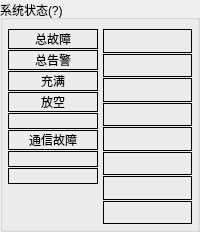
          <widget class="QGroupBox" name="G_SysStatus">
           <property name="minimumSize">
            <size>
             <width>120</width>
             <height>0</height>
            </size>
           </property>
           <property name="title">
            <string>系统状态(?)</string>
           </property>
           <layout class="QHBoxLayout" name="horizontalLayout_2">
            <property name="spacing">
             <number>5</number>
            </property>
            <property name="leftMargin">
             <number>5</number>
            </property>
            <property name="topMargin">
             <number>9</number>
            </property>
            <property name="rightMargin">
             <number>5</number>
            </property>
            <property name="bottomMargin">
             <number>5</number>
            </property>
            <item>
             <layout class="QVBoxLayout" name="verticalLayout_3">
              <property name="spacing">
               <number>1</number>
              </property>
              <property name="bottomMargin">
               <number>0</number>
              </property>
              <item>
               <widget class="QLabel" name="bSysErr">
                <property name="frameShape">
                 <enum>QFrame::Box</enum>
                </property>
                <property name="text">
                 <string>总故障</string>
                </property>
                <property name="alignment">
                 <set>Qt::AlignCenter</set>
                </property>
               </widget>
              </item>
              <item>
               <widget class="QLabel" name="bSysAlm">
                <property name="frameShape">
                 <enum>QFrame::Box</enum>
                </property>
                <property name="text">
                 <string>总告警</string>
                </property>
                <property name="alignment">
                 <set>Qt::AlignCenter</set>
                </property>
               </widget>
              </item>
              <item>
               <widget class="QLabel" name="bSysFull">
                <property name="frameShape">
                 <enum>QFrame::Box</enum>
                </property>
                <property name="text">
                 <string>充满</string>
                </property>
                <property name="alignment">
                 <set>Qt::AlignCenter</set>
                </property>
               </widget>
              </item>
              <item>
               <widget class="QLabel" name="bSysEmpty">
                <property name="frameShape">
                 <enum>QFrame::Box</enum>
                </property>
                <property name="text">
                 <string>放空</string>
                </property>
                <property name="alignment">
                 <set>Qt::AlignCenter</set>
                </property>
               </widget>
              </item>
              <item>
               <widget class="QLabel" name="bSysInit">
                <property name="frameShape">
                 <enum>QFrame::Box</enum>
                </property>
                <property name="lineWidth">
                 <number>1</number>
                </property>
                <property name="midLineWidth">
                 <number>0</number>
                </property>
                <property name="text">
                 <string/>
                </property>
                <property name="alignment">
                 <set>Qt::AlignCenter</set>
                </property>
                <property name="margin">
                 <number>0</number>
                </property>
               </widget>
              </item>
              <item>
               <widget class="QLabel" name="bSysCommErr">
                <property name="frameShape">
                 <enum>QFrame::Box</enum>
                </property>
                <property name="text">
                 <string>通信故障</string>
                </property>
                <property name="alignment">
                 <set>Qt::AlignCenter</set>
                </property>
               </widget>
              </item>
              <item>
               <widget class="QLabel" name="bSysBalance">
                <property name="frameShape">
                 <enum>QFrame::Box</enum>
                </property>
                <property name="text">
                 <string/>
                </property>
                <property name="alignment">
                 <set>Qt::AlignCenter</set>
                </property>
               </widget>
              </item>
              <item>
               <widget class="QLabel" name="bSysCharge">
                <property name="frameShape">
                 <enum>QFrame::Box</enum>
                </property>
                <property name="text">
                 <string/>
                </property>
                <property name="alignment">
                 <set>Qt::AlignCenter</set>
                </property>
               </widget>
              </item>
              <item>
               <spacer name="verticalSpacer_3">
                <property name="orientation">
                 <enum>Qt::Vertical</enum>
                </property>
                <property name="sizeHint" stdset="0">
                 <size>
                  <width>20</width>
                  <height>40</height>
                 </size>
                </property>
               </spacer>
              </item>
             </layout>
            </item>
            <item>
             <layout class="QVBoxLayout" name="verticalLayout_4">
              <property name="spacing">
               <number>1</number>
              </property>
              <item>
               <widget class="QLabel" name="bSysDischarge">
                <property name="frameShape">
                 <enum>QFrame::Box</enum>
                </property>
                <property name="frameShadow">
                 <enum>QFrame::Plain</enum>
                </property>
                <property name="text">
                 <string/>
                </property>
                <property name="alignment">
                 <set>Qt::AlignCenter</set>
                </property>
               </widget>
              </item>
              <item>
               <widget class="QLabel" name="bSysStop">
                <property name="frameShape">
                 <enum>QFrame::Box</enum>
                </property>
                <property name="text">
                 <string/>
                </property>
                <property name="alignment">
                 <set>Qt::AlignCenter</set>
                </property>
               </widget>
              </item>
              <item>
               <widget class="QLabel" name="bSys10">
                <property name="frameShape">
                 <enum>QFrame::Box</enum>
                </property>
                <property name="text">
                 <string/>
                </property>
                <property name="alignment">
                 <set>Qt::AlignCenter</set>
                </property>
               </widget>
              </item>
              <item>
               <widget class="QLabel" name="bSys11">
                <property name="frameShape">
                 <enum>QFrame::Box</enum>
                </property>
                <property name="text">
                 <string/>
                </property>
                <property name="alignment">
                 <set>Qt::AlignCenter</set>
                </property>
               </widget>
              </item>
              <item>
               <widget class="QLabel" name="bSys12">
                <property name="frameShape">
                 <enum>QFrame::Box</enum>
                </property>
                <property name="text">
                 <string/>
                </property>
                <property name="alignment">
                 <set>Qt::AlignCenter</set>
                </property>
               </widget>
              </item>
              <item>
               <widget class="QLabel" name="bSys13">
                <property name="frameShape">
                 <enum>QFrame::Box</enum>
                </property>
                <property name="text">
                 <string/>
                </property>
                <property name="alignment">
                 <set>Qt::AlignCenter</set>
                </property>
               </widget>
              </item>
              <item>
               <widget class="QLabel" name="bSys14">
                <property name="frameShape">
                 <enum>QFrame::Box</enum>
                </property>
                <property name="text">
                 <string/>
                </property>
                <property name="alignment">
                 <set>Qt::AlignCenter</set>
                </property>
               </widget>
              </item>
              <item>
               <widget class="QLabel" name="bSys15">
                <property name="frameShape">
                 <enum>QFrame::Box</enum>
                </property>
                <property name="text">
                 <string/>
                </property>
                <property name="alignment">
                 <set>Qt::AlignCenter</set>
                </property>
               </widget>
              </item>
             </layout>
            </item>
           </layout>
          </widget>
